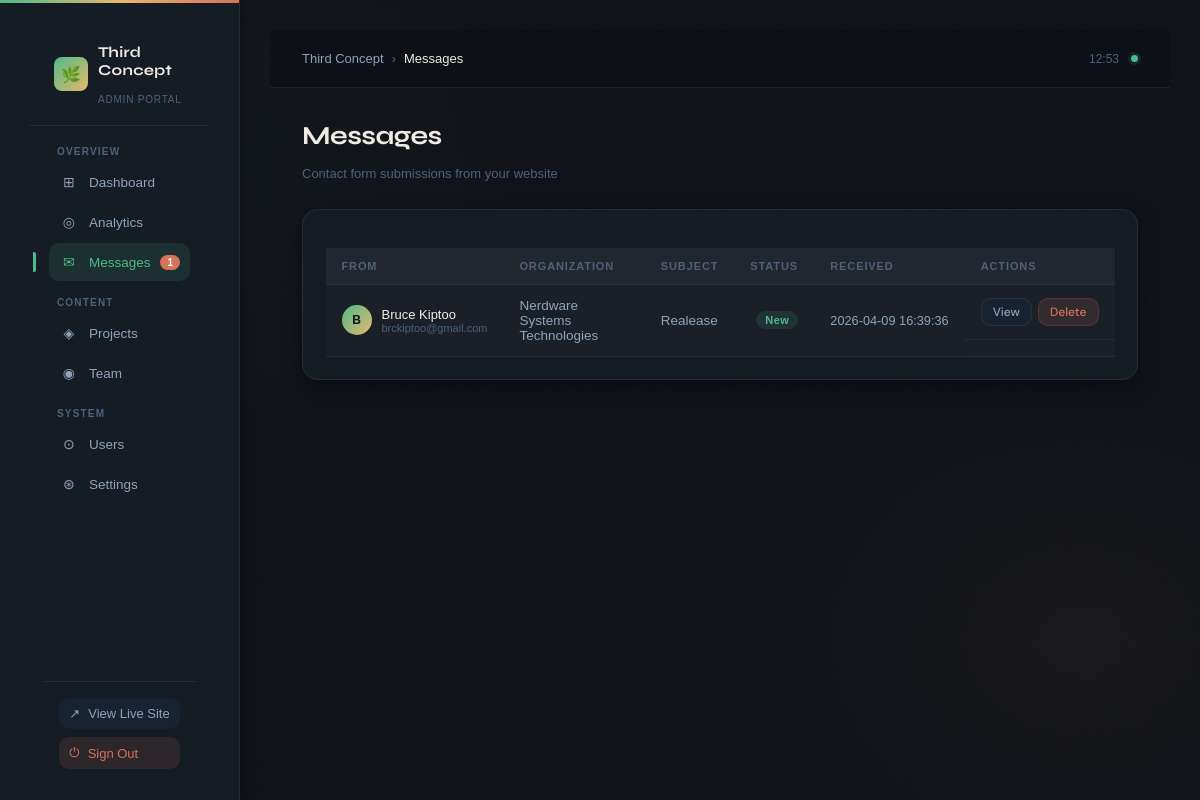
Page /admin/messages (signed in) on the committed database.
### tables this page shows
CREATE TABLE contact_submissions
                 (id INTEGER PRIMARY KEY AUTOINCREMENT,
                  name TEXT NOT NULL,
                  email TEXT NOT NULL,
                  organization TEXT,
                  subject TEXT NOT NULL,
                  message TEXT NOT NULL,
                  status TEXT DEFAULT 'new',
                  created_at TIMESTAMP DEFAULT CURRENT_TIMESTAMP,
                  responded_at TIMESTAMP);

### admin_routes.py (the view)
@app.route('/admin/messages')
@admin_required
def admin_messages():
    conn = sqlite3.connect('third_concept.db')
    c = conn.cursor()
    c.execute("""SELECT id, name, email, organization, subject, message, status, created_at
                 FROM contact_submissions ORDER BY created_at DESC""")
    messages = c.fetchall()
    c.execute("SELECT COUNT(*) FROM contact_submissions WHERE status = 'new'")
    new_messages = c.fetchone()[0]
    conn.close()
    return render_template('admin_messages.html', new_messages=new_messages, messages=messages)

### admin_routes.py (called while the page is built)
def admin_required(f):
    @wraps(f)
    def decorated_function(*args, **kwargs):
        if 'user_id' not in session:
            return redirect(url_for('admin_login'))
        conn = sqlite3.connect('third_concept.db')
        c = conn.cursor()
        c.execute("SELECT role FROM users WHERE id = ?", (session['user_id'],))
        user = c.fetchone()
        conn.close()
        if not user or user[0] != 'admin':
            flash('Admin access required.', 'error')
            return redirect(url_for('admin_login'))
        return f(*args, **kwargs)
    return decorated_function

def get_site_settings():
    conn = sqlite3.connect('third_concept.db')
    c = conn.cursor()
    c.execute("SELECT key, value FROM site_settings")
    settings = dict(c.fetchall())
    conn.close()
    return settings

@app.context_processor
def inject_current_year():
    return {'current_year': datetime.now().year}

@app.context_processor
def inject_site_settings():
    return {'site_settings': get_site_settings()}

### templates/admin_messages.html (shortened to what this page needs)
{% extends 'admin_base.html' %}
{% block breadcrumb %}Messages{% endblock %}
{% block content %}
<div class="dashboard-header">
    <div>
        <h1>Messages</h1>
        <p style="font-size:13px;color:var(--text-muted);margin-top:4px">Contact form submissions from your website</p>
    </div>
</div>
{% if messages %}
<div class="dashboard-card">
    <div class="table-container">
        <table class="admin-table">
            <thead>
                <tr>
                    <th>From</th>
                    <th>Organization</th>
                    <th>Subject</th>
                    <th>Status</th>
                    <th>Received</th>
                    <th>Actions</th>
                </tr>
            </thead>
            <tbody>
                {% for msg in messages %}
                <tr data-id="{{ msg[0] }}">
                    <td>
                        <div class="user-info">
                            <div class="user-avatar">{{ msg[1][0].upper() }}</div>
                            <div>
                                <div style="color:var(--text-primary);font-weight:500;font-size:13px">{{ msg[1] }}</div>
                                <div style="font-size:11px;color:var(--text-muted)">{{ msg[2] }}</div>
                            </div>
                        </div>
                    </td>
                    <td>{{ msg[3] or '—' }}</td>
                    <td class="subject-cell"><span class="subject-text">{{ msg[4] }}</span></td>
                    <td><span class="badge badge-{{ msg[6] }}">{{ msg[6].capitalize() }}</span></td>
                    <td class="date-cell">{{ msg[7] }}</td>
                    <td class="action-buttons">
                        <button class="btn btn-sm btn-secondary" onclick="viewMessage('{{ loop.index0 }}')">View</button>
                        <button class="btn btn-sm btn-danger" onclick="deleteMessage('{{ msg[0] }}')">Delete</button>
                    </td>
                </tr>
                {% endfor %}
            </tbody>
        </table>
    </div>
</div>
{% else %}
<div class="dashboard-card"><div class="empty-state"><span class="empty-icon">✉</span><h4>No messages yet</h4><p>Contact form submissions will appear here as they arrive.</p></div></div>
{% endif %}
{% endblock %}

### static/css/admin_dashboard.css (style rules this page uses)
* { margin: 0; padding: 0; box-sizing: border-box; }
body.admin-dashboard { font-family: 'Poppins', sans-serif; background: #0f1117; color: #f0f0f0; min-height: 100vh; display: flex; flex-direction: column; }
.btn { padding: 0.5rem 1rem; border: none; border-radius: 6px; cursor: pointer; font-weight: 500; text-decoration: none; display: inline-block; transition: all 0.3s ease; }
.btn-secondary { background: #333849; color: #f0f0f0; }
.btn-danger { background: #ff3e55; color: #fff; }
.badge { background: #ff3e55; color: #fff; border-radius: 50px; padding: 0.2rem 0.6rem; font-size: 0.8rem; margin-left: 0.4rem; }
h1, h2, h3, h4 { margin-bottom: 1rem; }
.dashboard-header { display: flex; justify-content: space-between; align-items: center; margin-bottom: 2rem; }
.dashboard-header h1 { font-size: 2rem; font-weight: 600; color: #f0f0f0; }
.dashboard-card { background: rgba(255, 255, 255, 0.03); border: 1px solid rgba(255, 255, 255, 0.05); border-radius: 1rem; padding: 1.5rem; box-shadow: 0 6px 20px rgba(0,0,0,0.4); }
.admin-table { width: 100%; border-collapse: collapse; margin-top: 1rem; background: rgba(255, 255, 255, 0.02); }
.admin-table th, .admin-table td { padding: 0.9rem 1rem; border-bottom: 1px solid rgba(255, 255, 255, 0.05); text-align: left; color: #e0e0e0; }
.admin-table th { background: rgba(255, 255, 255, 0.03); font-weight: 600; }
.subject-cell { max-width: 180px; white-space: nowrap; overflow: hidden; text-overflow: ellipsis; }
.date-cell { font-size: 0.85rem; color: #ccc; }

### rows in the picture
contact_submissions: name "B", name "Bruce Kiptoo", email "brckiptoo@gmail.com", organization "Nerdware Systems Technologies", subject "Realease", status "New", created_at "2026-04-09 16:39:36"

### other values in the picture
{{ new_messages }} "1"
